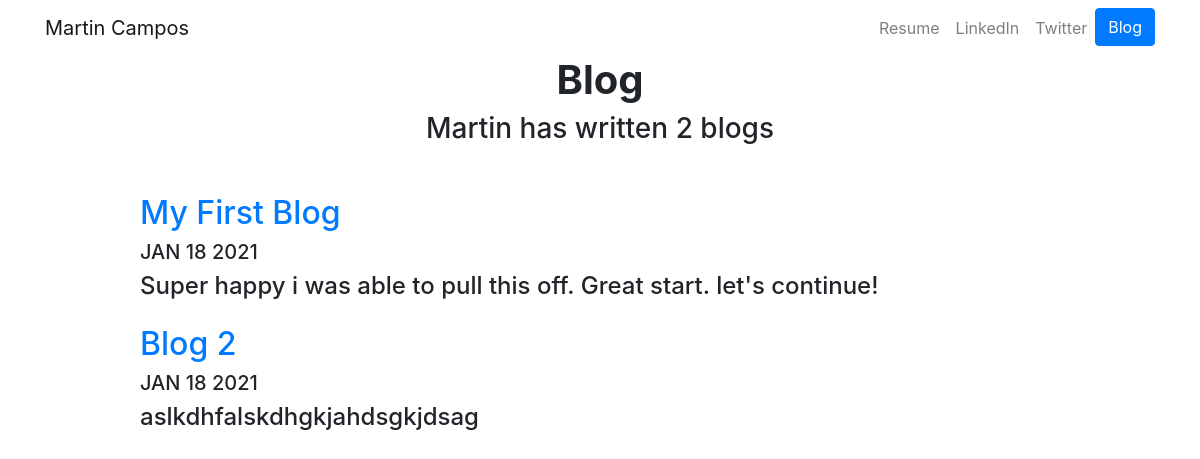
/blog/, run on an earlier commit of the app's database.
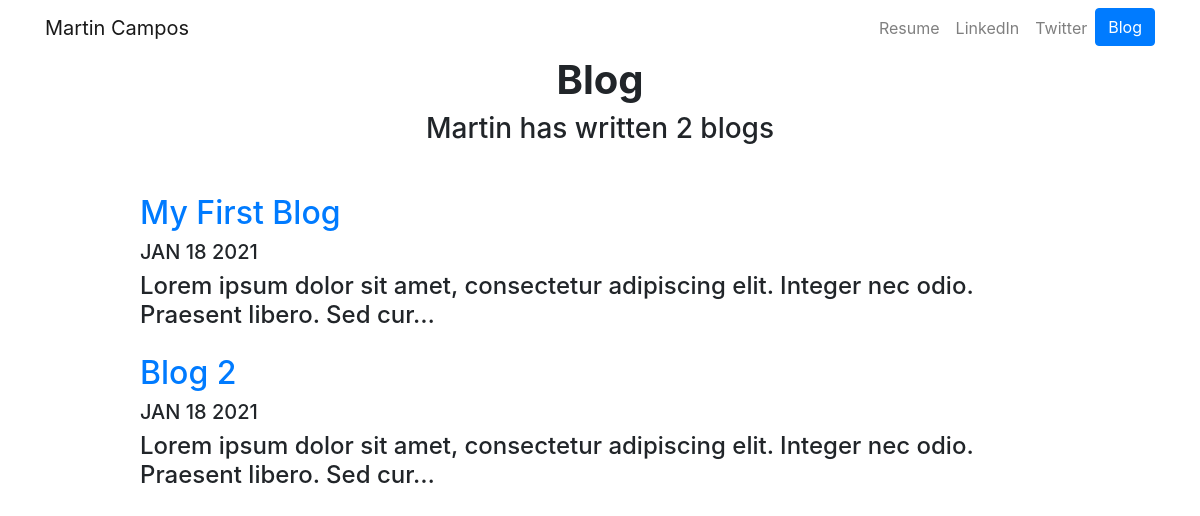
And on a later commit of the database.
### blog/models.py (models this page shows, shortened)
class Blog(models.Model):
    title = models.CharField(max_length=200)
    date = models.DateField()
    description = models.TextField()

### blog/views.py (the view)
# urls.py: path('', views.all_blogs, name='all_blogs'),
def all_blogs(request):
    blogs = Blog.objects.order_by('-date') #Esta es la manera de poner solamente los mas recientes, con el -date.
    return render(request, 'blog/all_blogs.html', {'blogs':blogs})

### blog/templates/blog/all_blogs.html
{% extends 'portfolio/base.html' %}
{% load static %}
{% block content %}
<h1 id="blogtitle" class="font-weight-bold text-center">Blog</h1>
<h3 class="text-center mb-5">Martin has written {{ blogs.count }} blog{{ blogs.count|pluralize }}</h3>
{% for blog in blogs %}
<div class="row justify-content-center my-3">
  <div class="col-md-10">
    <a href="{% url 'blog:detail' blog.id %}">
      <h2>{{ blog.title }}</h2>
    </a>
    <h5>{{ blog.date|date:'M d Y'|upper }}</h5>
    <h4>{{ blog.description|striptags|truncatechars:100 }}</h4>
  </div>
</div>
{% endfor %}
{% endblock %}

What changed in the data, as far as the page shows it:
changed Blog "My First Blog": description "Super happy i was able to pull this off. Great start. let's continue!" → "Lorem ipsum dolor sit amet, consectetur adipiscing elit. Integer nec odio. Praesent libero. Sed cur…"
changed Blog "Blog 2": description "aslkdhfalskdhgkjahdsgkjdsag" → "Lorem ipsum dolor sit amet, consectetur adipiscing elit. Integer nec odio. Praesent libero. Sed cur…"
